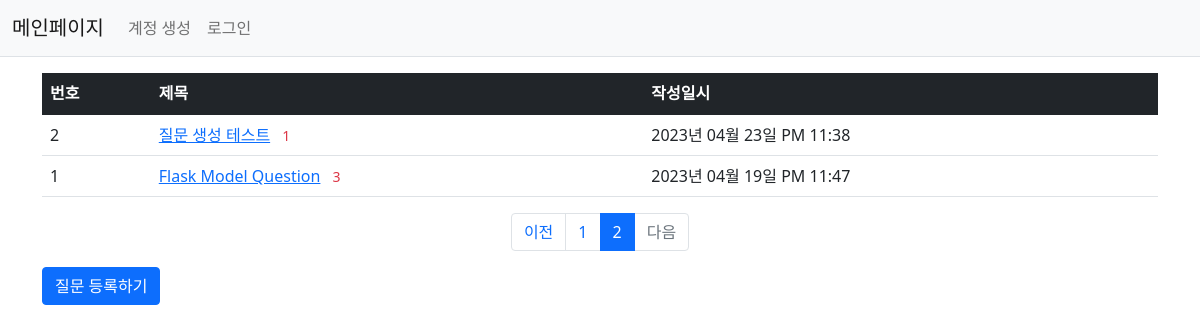
/question/list/?page=2, run on the app's committed database.
### pybo/models.py (models this page shows)
class Question(db.Model):
    id = db.Column(db.Integer, primary_key=True)
    subject = db.Column(db.String(200), nullable=False)
    content = db.Column(db.Text(), nullable=False)
    create_date = db.Column(db.DateTime(), nullable=False)

### pybo/views/question_views.py (the view)
@bp.route('/list/')
def _list():
    page = request.args.get('page', type=int, default=1)  # 페이지
    question_list = Question.query.order_by(Question.create_date.desc())
    question_list = question_list.paginate(page=page, per_page=10)
    return render_template('question/question_list.html', question_list=question_list)

### pybo/filter.py (called while the page is built)
def format_datetime(value, fmt='%Y년 %m월 %d일 %p %I:%M'):
    return value.strftime(fmt)

### pybo/templates/question/question_list.html
{% extends 'base.html' %}
{% block content %}
    <div class="container my-3">
        <table class="table">
            <thead>
            <tr class="table-dark">
                <th>번호</th>
                <th>제목</th>
                <th>작성일시</th>
            </tr>
            </thead>
            <tbody>
            {% if question_list %}
            {% for question in question_list.items %}
            <tr>
                <td>{{ question_list.total - ((question_list.page-1) * question_list.per_page) - loop.index0 }}</td>
                <td>
                    <a href="{{ url_for('question.detail', question_id=question.id) }}">{{ question.subject }}</a>
                    {% if question.answer_set|length > 0 %}
                    <span class="text-danger small mx-2">{{ question.answer_set|length }}</span>
                    {% endif %}
                </td>
                <td>{{ question.create_date|datetime }}</td>
            </tr>
            {% endfor %}
            {% else %}
            <tr>
                <td colspan="3">질문이 없습니다.</td>
            </tr>
            {% endif %}
            </tbody>
        </table>
        <ul class="pagination justify-content-center">
            {% if question_list.has_prev %}
            <li class="page-item">
                <a class="page-link" href="?page={{ question_list.prev_num }}">이전</a>
            </li>
            {% else %}
            <li class="page-item disabled">
                <a class="page-link" tabindex="-1" aria-disabled="true" href="javascript:void(0)">이전</a>
            </li>
            {% endif %}
            {% for page_num in question_list.iter_pages() %}
            {% if page_num %}
            {% if page_num != question_list.page %}
            <li class="page-item">
                <a class="page-link" href="?page={{ page_num }}">{{ page_num }}</a>
            </li>
            {% else %}
            <li class="page-item active" aria-current="page">
                <a class="page-link" href="javascript:void(0)">{{ page_num }}</a>
            </li>
            {% endif %}
            {% else %}
            <li class="disabled">
                <a class="page-link" href="javascript:void(0)">...</a>
            </li>
            {% endif %}
            {% endfor %}
            {% if question_list.has_next %}
            <li class="page-item">
                <a class="page-link" href="?page={{ question_list.next_num }}">다음</a>
            </li>
            {% else %}
            <li class="page-item disabled">
                <a class="page-link" tabindex="-1" aria-disabled="true" href="javascript:void(0)">다음</a>
            </li>
            {% endif %}
        </ul>
        <a href="{{ url_for('question.create') }}" class="btn btn-primary">질문 등록하기</a>
    </div>
{% endblock %}

### data on the page
Question: total "2", subject "질문 생성 테스트", answer_set|length "1", create_date "2023년 04월 23일 PM 11:38"
Question: total "1", subject "Flask Model Question", answer_set|length "3", create_date "2023년 04월 19일 PM 11:47"

### other printed values
{{ page_num }} "1"
{{ page_num }} "2"
